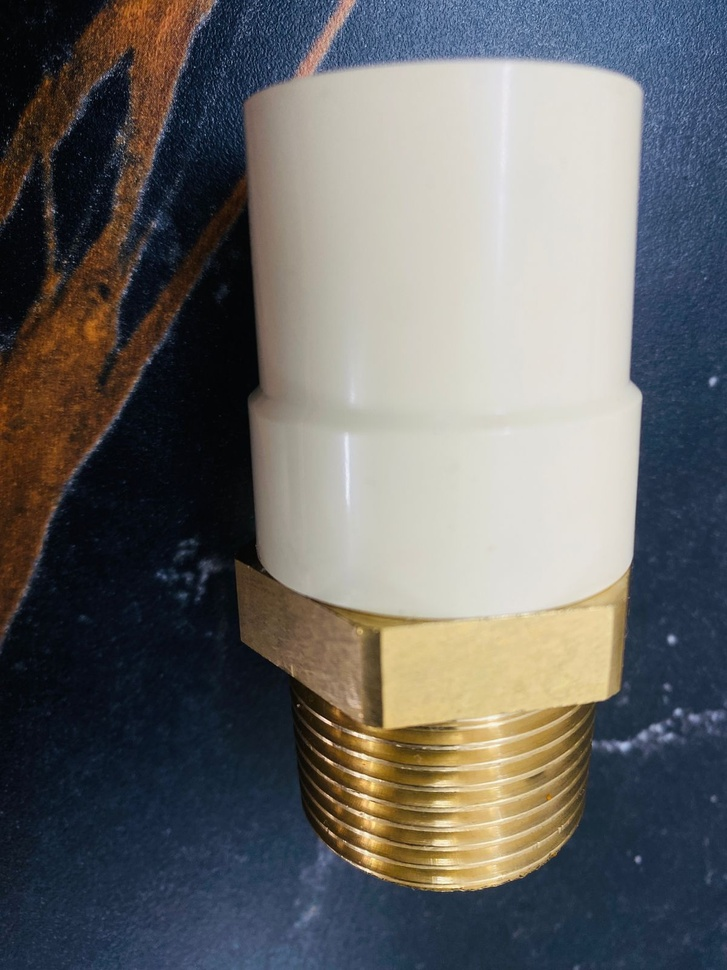
#> input picture dataset/good/good-part-1.jpeg, 727 x 970 px, shrunk from 1200 x 1600 before the run
$ python -i segmentation.py   (imports and definitions only)
#> lines starting #> are read from the running program, lines starting #| are printed output that depends on the picture; after the words box and inside, x2 and y2 are one past the last pixel; in counts of white or black regions, pixels touching at a corner belong together
"""Stage 1: isolate the fitting and split white plastic vs brass vs background."""

from __future__ import annotations

from typing import Optional, Tuple

import cv2
import numpy as np
from PIL import Image


def load_rgb(path) -> np.ndarray:
    with Image.open(path) as im:
        return np.array(im.convert("RGB"))


def _largest_component(mask: np.ndarray) -> np.ndarray:
    n, labels, stats, _ = cv2.connectedComponentsWithStats(mask, connectivity=8)
    if n <= 1:
        return mask
    idx = 1 + int(np.argmax(stats[1:, cv2.CC_STAT_AREA]))
    return np.uint8((labels == idx) * 255)


def segment_product(rgb: np.ndarray) -> dict:
    """
    Return mask, bbox, cropped product, white/brass masks.

    White/cream plastic: high L, low saturation.
    Brass insert: yellow-gold HSV.
    Adaptive: if HSV white is weak, fall back to Otsu on L.
    """
    h, w = rgb.shape[:2]
    bgr = cv2.cvtColor(rgb, cv2.COLOR_RGB2BGR)
    hsv = cv2.cvtColor(bgr, cv2.COLOR_BGR2HSV)
    lab = cv2.cvtColor(bgr, cv2.COLOR_BGR2LAB)
    L, A, B = cv2.split(lab)

    white_hsv = cv2.inRange(hsv, (0, 0, 135), (180, 82, 255))
    # Cream plastic is slightly yellow in LAB (positive b*).
    white_lab = np.uint8(((L > 130) & (np.abs(A.astype(np.int16) - 128) < 18) & (B > 118)) * 255)
    white = cv2.bitwise_or(white_hsv, white_lab)

    brass = cv2.inRange(hsv, (10, 80, 80), (38, 255, 255))
    # Drop brass-colored table veins far from the part: keep later via proximity.

    if cv2.countNonZero(white) < 0.004 * h * w:
        blur = cv2.GaussianBlur(L, (7, 7), 0)
        _, otsu = cv2.threshold(blur, 0, 255, cv2.THRESH_BINARY + cv2.THRESH_OTSU)
        white = otsu

    kernel = cv2.getStructuringElement(cv2.MORPH_ELLIPSE, (9, 9))
    white = cv2.morphologyEx(white, cv2.MORPH_CLOSE, kernel, iterations=2)
    white = cv2.morphologyEx(white, cv2.MORPH_OPEN, kernel, iterations=1)

    white_d = cv2.dilate(white, kernel, iterations=2)
    brass_near = cv2.bitwise_and(brass, white_d)
    product = cv2.bitwise_or(white, brass_near)
    product = cv2.morphologyEx(product, cv2.MORPH_CLOSE, kernel, iterations=2)
    product = _largest_component(product)
    raw_product = product.copy()

    ys, xs = np.where(product > 0)
    if len(xs) >= 80:
        x0, y0, x1, y1 = int(xs.min()), int(ys.min()), int(xs.max()), int(ys.max())
        pad = 12
        x0, y0 = max(0, x0 - pad), max(0, y0 - pad)
        x1, y1 = min(w - 1, x1 + pad), min(h - 1, y1 + pad)
        bbox = [x0, y0, x1, y1]
        crop = rgb[y0 : y1 + 1, x0 : x1 + 1].copy()
        crop_product = product[y0 : y1 + 1, x0 : x1 + 1]
        crop_raw = raw_product[y0 : y1 + 1, x0 : x1 + 1]
        crop_white = cv2.bitwise_and(white[y0 : y1 + 1, x0 : x1 + 1], crop_product)
        crop_brass = cv2.bitwise_and(brass[y0 : y1 + 1, x0 : x1 + 1], crop_product)
    else:
        bbox = [0, 0, w - 1, h - 1]
        crop = rgb.copy()
        crop_product = product
        crop_raw = raw_product
        crop_white = white
        crop_brass = cv2.bitwise_and(brass, product)

    ecc, angle = _shape_stats(product)
    holes = _interior_holes(crop_product)
    crop_white = cv2.bitwise_and(crop_white, cv2.bitwise_not(holes))
    full_white = cv2.bitwise_and(white, product)
    full_brass = cv2.bitwise_and(brass, product)
    background = cv2.bitwise_not(product)
    return {
        "mask": product,
        "bbox": bbox,
        "cropped": crop,
        "cropped_product": crop,
        "product_mask": crop_product,
        "raw_product_mask": crop_raw,
        "white_mask": crop_white,
        "plastic_mask": crop_white,
        "brass_mask": crop_brass,
        "background_mask": background,
        "holes_mask": holes,
        "full_white": full_white,
        "full_brass": full_brass,
        "eccentricity": ecc,
        "axis_angle_deg": angle,
        "ok": cv2.countNonZero(product) > 80,
    }


def _interior_holes(product_mask: np.ndarray) -> np.ndarray:
    """Dark bores / openings inside the silhouette — not surface defects."""
    if product_mask is None or product_mask.size == 0:
        return np.zeros((1, 1), np.uint8)
    pad = cv2.copyMakeBorder(product_mask, 1, 1, 1, 1, cv2.BORDER_CONSTANT, value=0)
    ph, pw = pad.shape[:2]
    ff = np.zeros((ph + 2, pw + 2), np.uint8)
    flood = pad.copy()
    cv2.floodFill(flood, ff, (0, 0), 255)
    return cv2.bitwise_not(flood)[1:-1, 1:-1]


def _shape_stats(mask: np.ndarray) -> Tuple[float, float]:
    ys, xs = np.where(mask > 0)
    if len(xs) < 30:
        return 1.0, 0.0
    pts = np.column_stack([xs.astype(np.float64), ys.astype(np.float64)])
    cov = np.cov(pts.T)
    eig, vec = np.linalg.eigh(cov)
    eig = np.maximum(eig, 1e-6)
    ecc = float(np.sqrt(eig[1] / eig[0]))
    axis = vec[:, 1]
    angle = float(np.degrees(np.arctan2(axis[1], axis[0])))
    return ecc, angle


# [11 lines left out: function normalize_product, not called in this run]

>>> import cv2
>>> picture = cv2.cvtColor(cv2.imread('../dataset/good/good-part-1.jpeg'), cv2.COLOR_BGR2RGB)
>>> result = segment_product(picture)
#> in segment_product, bgr is the input picture: shape (970, 727, 3); mean B, G, R 102.2, 102.7, 103
#> in segment_product, `white_hsv = cv2.inRange(hsv, (0, 0, 135), (180, 82, 255))`:
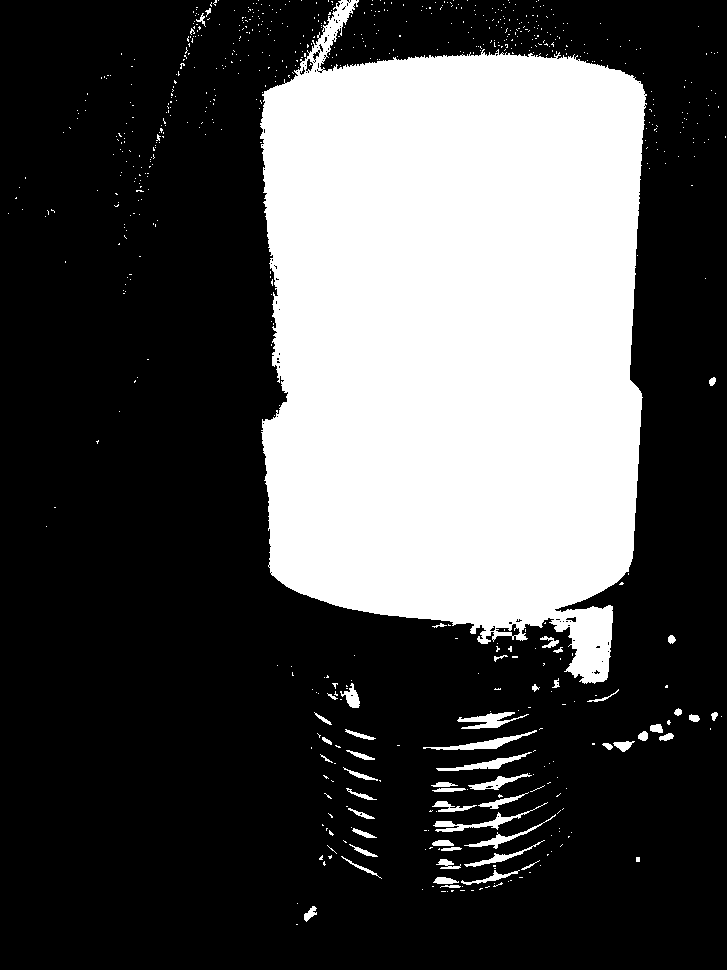
#> white_hsv: shape (970, 727); 30.4% white; 700 white regions (647 under 20 px), largest, box (x1, y1, x2, y2) and area: (260, 0, 647, 684) 205811, (433, 802, 548, 832) 549, (423, 730, 537, 750) 541
#> in _largest_component, `n, labels, stats, _ = cv2.connectedComponentsWithStats(mask, connectiv..`:
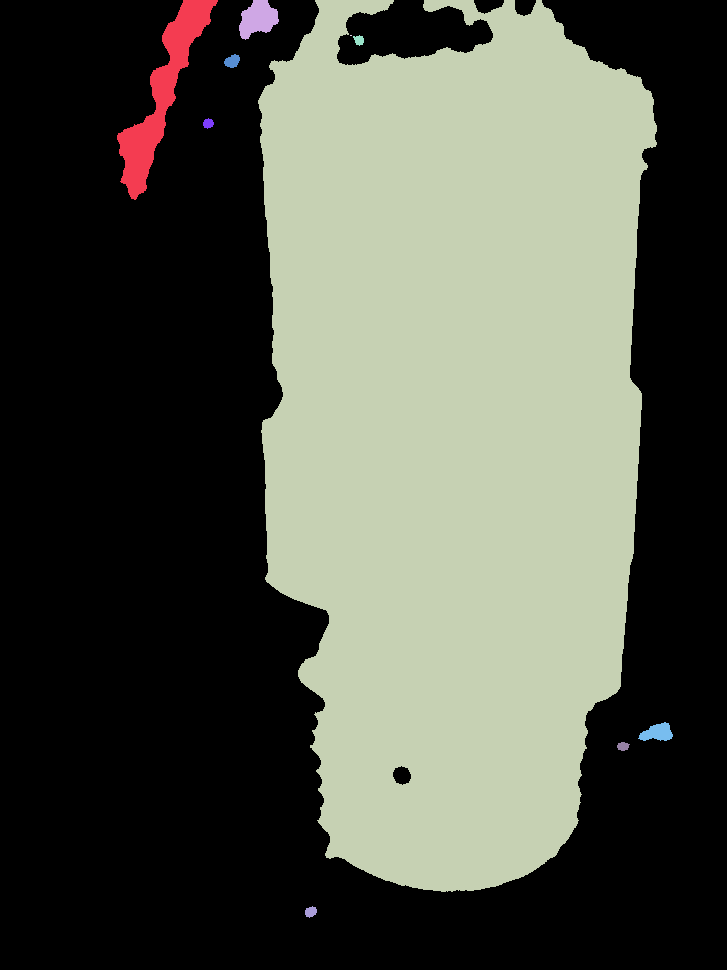
#> labels: shape (970, 727) int32; 11 distinct labels, from 0 to 10; one colour per label, 0 black
#> in _largest_component, `n, labels, stats, _ = cv2.connectedComponentsWithStats(mask, connectiv..`: n = 11; stats = [[0, 0, 727, 970, 413521], [117, 0, 101, 200, 5457], [239, 0, 40, 40, 1040], [258, 0, 399, 892, 284224], [350, 35, 2, 1, 2], [353, 35, 11, 11, 82], [224, 54, 16, 14, 157], [203, 118, 11, 11, 86], [638, 722, 35, 19, 432], [617, 742, 13, 9, 86], [305, 906, 12, 12, 103]]
#> in _largest_component, `idx = 1 + int(np.argmax(stats[1:, cv2.CC_STAT_AREA]))`: idx = 3
#> in _largest_component, `return np.uint8((labels == idx) * 255)`:
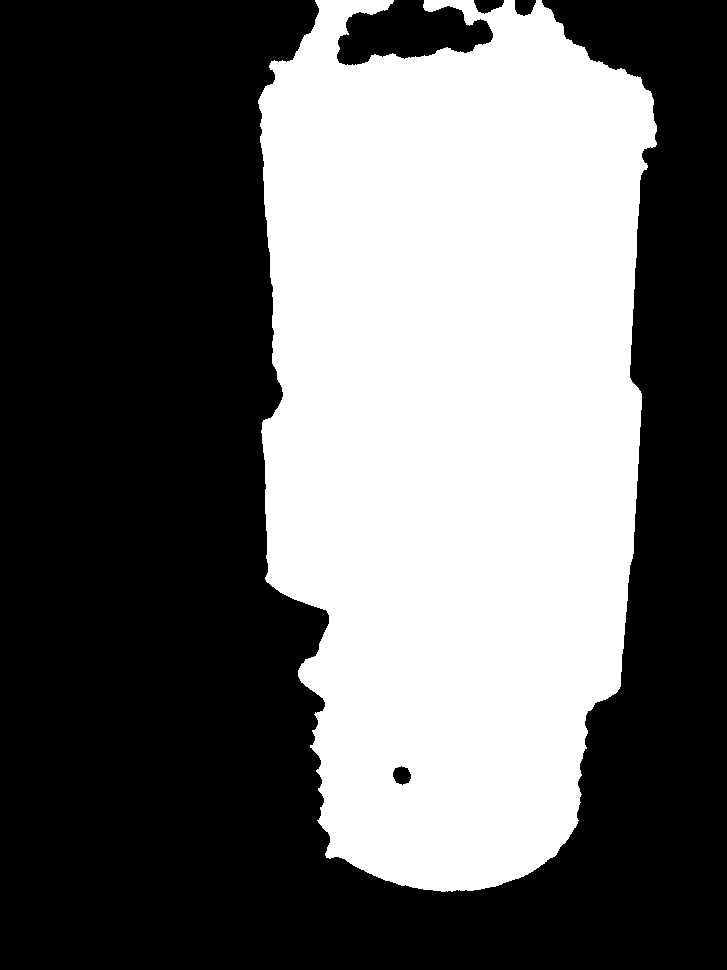
#> returned value: shape (970, 727); 40.3% white; 1 white region, box (x1, y1, x2, y2) and area: (258, 0, 657, 892) 284224
#> in segment_product, `x0, y0, x1, y1 = int(xs.min()), int(ys.min()), int(xs.max()), int(ys.m..`: x0 = 258; y0 = 0; x1 = 656; y1 = 891
#> in segment_product, `x0, y0 = max(0, x0 - pad), max(0, y0 - pad)`: x0 = 246
#> in segment_product, `x1, y1 = min(w - 1, x1 + pad), min(h - 1, y1 + pad)`: x1 = 668; y1 = 903
#> in segment_product, `bbox = [x0, y0, x1, y1]`: bbox = [246, 0, 668, 903]
#> in segment_product, `crop_brass = cv2.bitwise_and(brass[y0 : y1 + 1, x0 : x1 + 1], crop_pro..`:
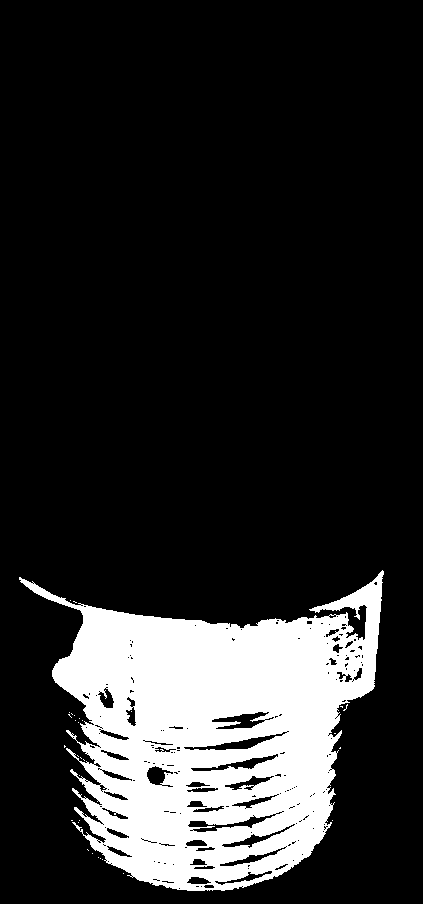
#> crop_brass: shape (904, 423); 16.8% white; 31 white regions (30 under 20 px), largest, box (x1, y1, x2, y2) and area: (19, 570, 384, 891) 64096
#> in _shape_stats, `pts = np.column_stack([xs.astype(np.float64), ys.astype(np.float64)])`: pts = 284224 pairs, first value 258 to 656, second value 0 to 891
#> in _shape_stats, `cov = np.cov(pts.T)`: cov = [[9997.6, 71.47], [71.47, 55266.9]]
#> in _shape_stats, `eig, vec = np.linalg.eigh(cov)`: eig = [9997.5, 55267]; vec = [[-1, 0.00158], [0.00158, 1]]
#> in _shape_stats, `ecc = float(np.sqrt(eig[1] / eig[0]))`: ecc = 2.35
#> in _shape_stats, `axis = vec[:, 1]`: axis = [0.00158, 1]
#> in _shape_stats, `angle = float(np.degrees(np.arctan2(axis[1], axis[0])))`: angle = 89.91
#> in segment_product, `ecc, angle = _shape_stats(product)`: ecc = 2.35; angle = 89.91
#> in _interior_holes, `cv2.floodFill(flood, ff, (0, 0), 255)`:
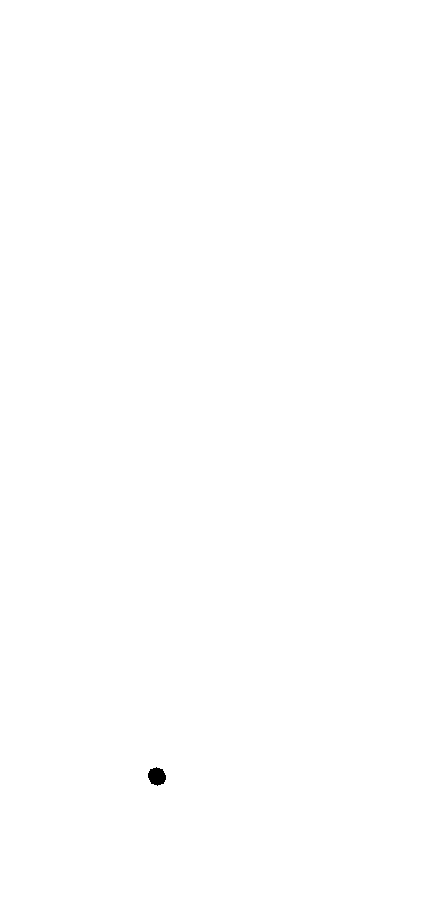
#> flood: shape (906, 425); 99.9% white; 1 black region, box (x1, y1, x2, y2) and area: (148, 767, 166, 786) 250
#> in segment_product, `full_brass = cv2.bitwise_and(brass, product)`:
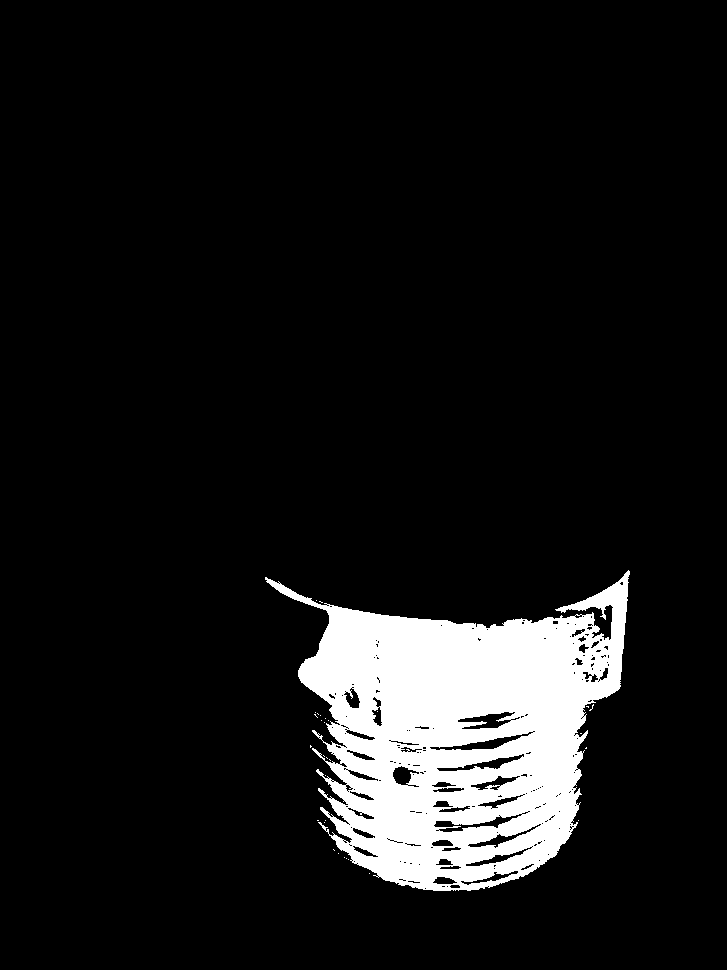
#> full_brass: shape (970, 727); 9.1% white; 31 white regions (30 under 20 px), largest, box (x1, y1, x2, y2) and area: (265, 570, 630, 891) 64096
#> result = 16 items

$ run again, on dataset/good/good-part-2.jpeg
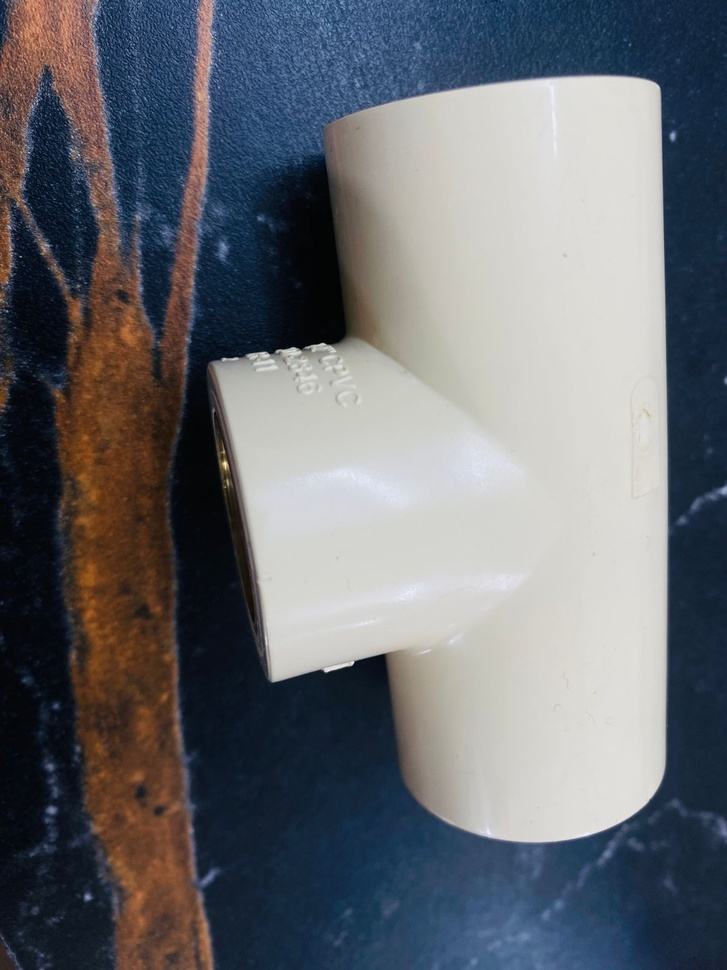
#> input picture dataset/good/good-part-2.jpeg, 727 x 970 px, shrunk from 1200 x 1600 before the run
#> in segment_product, bgr is the input picture: shape (970, 727, 3); mean B, G, R 112.5, 106.4, 103.4
#> hsv: shape (970, 727, 3); mean H, S, V 67.7, 95.6, 122
#> lab: shape (970, 727, 3); mean of channels 0, 1, 2 110.5, 129.7, 124.1
#> white_hsv: shape (970, 727); 36.8% white; 577 white regions (545 under 20 px), largest, box (x1, y1, x2, y2) and area: (214, 75, 668, 844) 253235, (185, 0, 217, 202) 2458, (75, 0, 101, 67) 720
#> white_lab: shape (970, 727); 36.7% white; 585 white regions (564 under 20 px), largest, box (x1, y1, x2, y2) and area: (213, 75, 668, 843) 254084, (194, 0, 214, 193) 1826, (71, 0, 85, 44) 162
#> brass: shape (970, 727); 5.9% white; 193 white regions (156 under 20 px), largest, box (x1, y1, x2, y2) and area: (56, 294, 158, 702) 22418, (84, 623, 210, 970) 15258, (353, 284, 374, 341) 597
#> white_d: shape (970, 727); 43.4% white; 5 white regions, box (x1, y1, x2, y2) and area: (207, 67, 679, 852) 273843, (0, 0, 128, 256) 22970, (173, 0, 226, 253) 8592, (0, 255, 19, 297) 612, (714, 817, 727, 843) 260
#> brass_near: shape (970, 727); 0.2% white; 64 white regions (52 under 20 px), largest, box (x1, y1, x2, y2) and area: (0, 255, 11, 283) 214, (0, 226, 9, 252) 159, (358, 312, 374, 341) 126
#> in _largest_component, `n, labels, stats, _ = cv2.connectedComponentsWithStats(mask, connectiv..`:
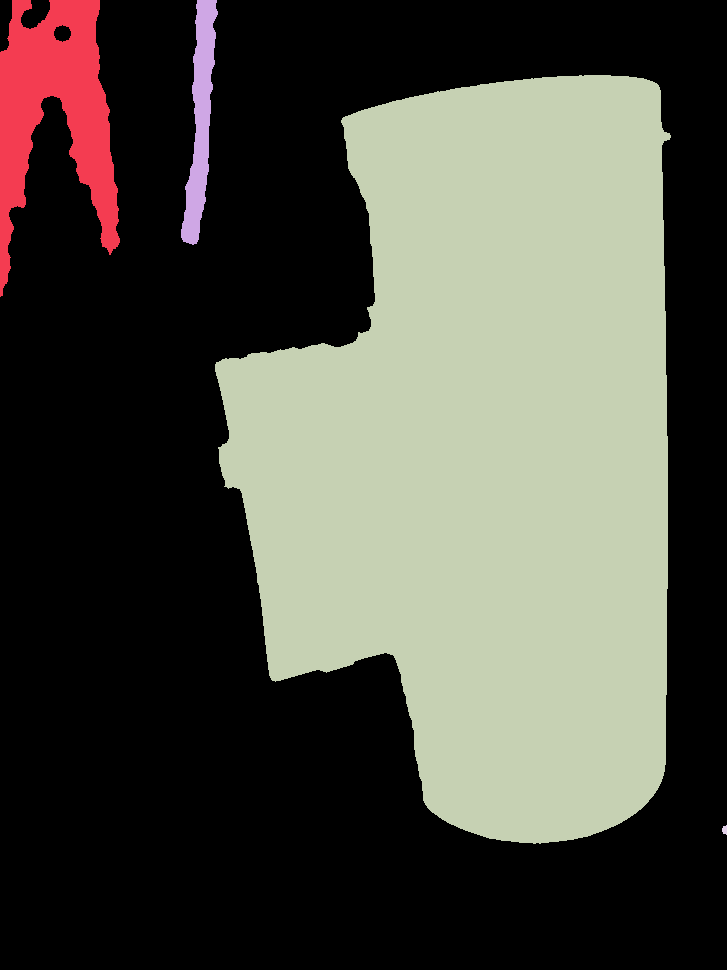
#> labels: shape (970, 727) int32; 5 distinct labels, from 0 to 4; one colour per label, 0 black
#> n = 5; stats = [[0, 0, 727, 970, 427497], [0, 0, 120, 297, 17517], [181, 0, 37, 245, 4342], [215, 75, 456, 769, 255796], [722, 825, 5, 10, 38]]
#> idx = 3
#> in segment_product, `x0, y0, x1, y1 = int(xs.min()), int(ys.min()), int(xs.max()), int(ys.m..`: x0 = 215; y0 = 75; x1 = 670; y1 = 843
#> in segment_product, `x0, y0 = max(0, x0 - pad), max(0, y0 - pad)`: x0 = 203; y0 = 63
#> in segment_product, `x1, y1 = min(w - 1, x1 + pad), min(h - 1, y1 + pad)`: x1 = 682; y1 = 855
#> bbox = [203, 63, 682, 855]
#> crop_product: shape (793, 480); 67.2% white; 1 black region, box (x1, y1, x2, y2) and area: (0, 0, 480, 793) 124844
#> crop_white: shape (793, 480); 67% white; 1 black region, box (x1, y1, x2, y2) and area: (0, 0, 480, 793) 125541
#> crop_brass: shape (793, 480); 0.08% white; 12 white regions (10 under 20 px), largest, box (x1, y1, x2, y2) and area: (155, 249, 171, 278) 158, (16, 388, 27, 414) 124
#> pts = 255796 pairs, first value 215 to 670, second value 75 to 843
#> cov = [[12475.2, -305], [-305, 39328]]
#> eig = [12471.8, 39331.4]; vec = [[-1, -0.0114], [-0.0114, 1]]
#> in _shape_stats, `ecc = float(np.sqrt(eig[1] / eig[0]))`: ecc = 1.78
#> axis = [-0.0114, 1]
#> in _shape_stats, `angle = float(np.degrees(np.arctan2(axis[1], axis[0])))`: angle = 90.65
#> in segment_product, `ecc, angle = _shape_stats(product)`: ecc = 1.78; angle = 90.65
#> in _interior_holes, `pad = cv2.copyMakeBorder(product_mask, 1, 1, 1, 1, cv2.BORDER_CONSTANT..`:
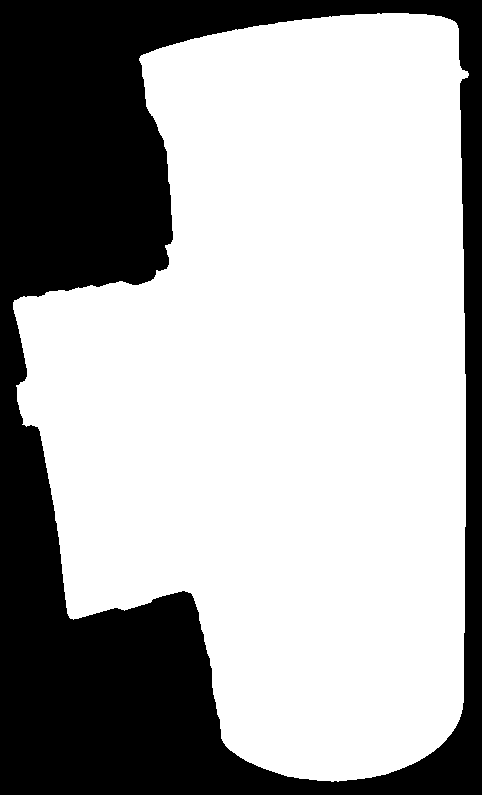
#> pad: shape (795, 482); 66.8% white; 1 black region, box (x1, y1, x2, y2) and area: (0, 0, 482, 795) 127394
#> flood: shape (795, 482); every value is 255
#> full_white: shape (970, 727); 36.2% white; 1 white region, box (x1, y1, x2, y2) and area: (215, 75, 671, 844) 255099
#> full_brass: shape (970, 727); 0.05% white; 12 white regions (10 under 20 px), largest, box (x1, y1, x2, y2) and area: (358, 312, 374, 341) 158, (219, 451, 230, 477) 124
#> background: shape (970, 727); 63.7% white; 1 black region, box (x1, y1, x2, y2) and area: (215, 75, 671, 844) 255796
#> result = 16 items
